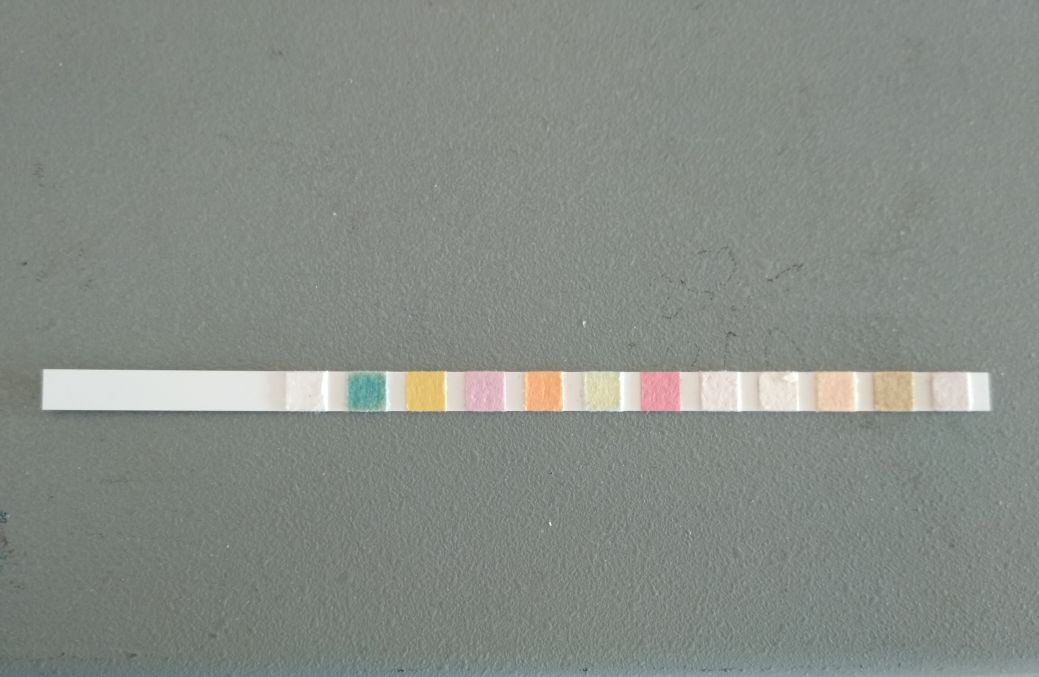
#> input picture images/2017-08-03 17-25-20.JPG, 4155 x 2706 px (shown at 1/4 size)
$ python -i detection.py   (imports and definitions only)   (older library calls are emulated)
#> lines starting #> are read from the running program, lines starting #| are printed output that depends on the picture; after the words box and inside, x2 and y2 are one past the last pixel; in counts of white or black regions, pixels touching at a corner belong together
# # # # # # # # # # # # # # # # # # # # # # # # # # # # # #
# Pipeline for detection of a single stripe on image
#
# Steps:
# 1. Make a grayscale copy
# 2. Blur it, apply adaptive thresholding such that stripe rectangle is easily distinguishable from background
# 3. Find largest contour (~ our stripe)
# 4. Find bounding rectangle for it
# 5. Apply perspective transformation and crop
# 6. Return crop
# # # # # # # # # # # # # # # # # # # # # # # # # # # # # #

from __future__ import division
import cv2
import numpy as np


class Detector:

    def __init__(self):

        # images ~ intermediate steps
        self.image_source = None
        self.image_binary = None
        self.warp_matrix = None
        self.image_warped = None

        # magic numbers
        self.height = 480
        self.stripes_num = 20.
        self.stripes_size = 100.
        self.d_bil_fil = 50
        self.sigma_x_bil_fil = 50
        self.sigma_c_bil_fil = 25
        self.thres_block = 100
        self.thres_c = 0
        self.target_rect = [0, 0, 25 * 24, 25]

    @staticmethod
    def odd(x):
        """
        Check if x is odd, make x odd if not.
        """
        if x % 2 == 0:
            x += 1
        return x

    @staticmethod
    def resize(image, size):
        """
        Resize image to given size (if size is tuple) or adjust size such that image height is "size" (if size is int)
        """
        if isinstance(size, tuple):
            if len(size) == 2:
                return cv2.resize(image, size)
            else:
                raise ValueError("Weird size tuple")
        elif isinstance(size, int):
            h, w = image.shape[:2]

            dwidth = int((1. * size / h) * w)
            return cv2.resize(image, (dwidth, size))

    @staticmethod
    def get_largest_contour_id(contours):
        """
        Get index of contour with max area among all contours.
        """
        assert len(contours) > 0, "Empty contour"
        max_area = -1
        max_id = -1
        for j in xrange(len(contours)):
            area = cv2.contourArea(contours[j])
            if area > max_area:
                max_area = area
                max_id = j
        return max_id

    @staticmethod
    def get_rect(contour):
        """
        Get coordinates of bounding rotated rect for contour.
        """
        bounding_rot_rect = cv2.minAreaRect(contour)
        verts = cv2.boxPoints(bounding_rot_rect)
        return verts.astype(np.uint)

    @staticmethod
    def get_correct_arrangement(rect):
        """
        Find arrangment indices as follows
        # 0 -> 1
        # |    |
        # 3 <- 2
        """
        arrangement = [-1] * 4
        x1i, x2i, x3i, x4i = np.argsort(rect[:, 0])

        if rect[x1i, 1] > rect[x2i, 1]:
            arrangement[0] = x2i
            arrangement[3] = x1i
        else:
            arrangement[0] = x1i
            arrangement[3] = x2i

        if rect[x3i, 1] > rect[x4i, 1]:
            arrangement[1] = x4i
            arrangement[2] = x3i
        else:
            arrangement[2] = x4i
            arrangement[1] = x3i

        return arrangement

    def binarize(self, image):
        """
        Binarize image with flexible parameters.
        """
        # convert if necessary
        if len(image.shape) == 3:
            image_gray = cv2.cvtColor(image, cv2.COLOR_RGB2GRAY)
        elif len(image.shape) == 2:
            image_gray = image
        else:
            raise ValueError("Weird shape of image")

        # get shape parameters and calculate size-dependent coefficient
        height, width = image.shape[:2]
        coeff = (height / self.stripes_num) / self.stripes_size

        # adjust filtering parameters
        d = self.odd(int(self.d_bil_fil * coeff))
        sigma_x = self.odd(int(self.sigma_x_bil_fil * coeff))
        sigma_c = self.sigma_c_bil_fil

        # adjust thresholding parameters
        block = self.odd(int(self.thres_block * coeff))
        c = self.thres_c

        # adjust morphology parameters
        # pass

        # apply
        image_blurred = cv2.bilateralFilter(image_gray, d, sigma_c, sigma_x)
        image_binary = cv2.adaptiveThreshold(image_blurred, 255, cv2.ADAPTIVE_THRESH_GAUSSIAN_C, cv2.THRESH_BINARY,
                                             block, c)

        return image_binary

    def get_homography(self, src_rect):
        """
        Calculate matrix for perspective warping that transforms src_rect into dist_rect.
        """
        # coordinates of final crop
        dist_rect = np.array([[self.target_rect[0], self.target_rect[1]],
                              [self.target_rect[2], self.target_rect[1]],
                              [self.target_rect[2], self.target_rect[3]],
                              [self.target_rect[0], self.target_rect[3]]])

        # rearrange the vertices to correspond with dist_rect
        arrangement = self.get_correct_arrangement(src_rect)
        src_rect = src_rect[arrangement]

        # add dimensiong (cv2 feature)
        src_rect = np.expand_dims(src_rect, 1)
        dist_rect = np.expand_dims(dist_rect, 1)

        # get matrix for warp
        h, status = cv2.findHomography(src_rect, dist_rect)
        return h

    def get_warp_matrix(self, image):
        """
        Find max-area contour on binarized image, fit into rotated rect and find matrix to warp it to self.target_rect
        """
        assert len(image.shape) == 2, "Not a grayscale image"

        # get all contours, choose the one with max area
        _, contours, __ = cv2.findContours(image, cv2.RETR_TREE, cv2.CHAIN_APPROX_SIMPLE)
        max_id = self.get_largest_contour_id(contours)

        # get vertices of bounding rotated rect
        rect = self.get_rect(contours[max_id])

        # find matrix for warp
        h = self.get_homography(rect)
        return h

    def warp(self, image, warp_matrix):
        """
        Apply perspective warp to image.
        """
        return cv2.warpPerspective(image, warp_matrix, (self.target_rect[2], self.target_rect[3]))

    def detect(self, image):
        """
        Apply complete pipeline to image.
        """
        # resize
        self.image_source = self.resize(image, self.height)

        # binarize
        self.image_binary = self.binarize(self.image_source)

        # warp
        self.warp_matrix = self.get_warp_matrix(self.image_binary)
        self.image_warped = self.warp(self.image_source, self.warp_matrix)

        # you're beautiful
        return self.image_warped

#
# class Detector2:
#
#     def __init__(self):
#
#         # images ~ intermediate steps
#         self.image_source = None
#         self.image_binary = None
#         self.warp_matrix = None
#         self.image_warped = None
#
#         # curves ~ intermediate steps
#         self.contours = None
#         self.contour = None
#         self.poly = None
#
#         # magic numbers
#         self.height = 480
#         self.stripes_num = 20.
#         self.stripes_size = 100.
#         self.d_bil_fil = 50
#         self.sigma_x_bil_fil = 50
#         self.sigma_c_bil_fil = 25
#         self.thres_block = 100
#         self.thres_c = 0
#         self.target_rect = [0, 0, 25 * 24, 25]
#
#     @staticmethod
#     def odd(x):
#         """
#         Check if x is odd, make x odd if not.
#         """
#         if x % 2 == 0:
#             x += 1
#         return x
#
#     @staticmethod
#     def resize(image, size):
#         """
#         Resize image to given size (if size is tuple) or adjust size such that image height is "size" (if size is int)
#         """
#         if isinstance(size, tuple):
#             if len(size) == 2:
#                 return cv2.resize(image, size)
#             else:
#                 raise ValueError("Weird size tuple")
#         elif isinstance(size, int):
#             h, w = image.shape[:2]
#
#             dwidth = int((1. * size / h) * w)
#             return cv2.resize(image, (dwidth, size))
#
#     @staticmethod
#     def get_largest_contour_id(contours):
#         """
#         Get index of contour with max area among all contours.
#         """
#         assert len(contours) > 0, "Empty contour"
#         max_area = -1
#         max_id = -1
#         for j in xrange(len(contours)):
#             area = cv2.contourArea(contours[j])
#             if area > max_area:
#                 max_area = area
#                 max_id = j
#         return max_id
#
#     @staticmethod
#     def get_rect(contour):
#         """
#         Get coordinates of bounding rotated rect for contour.
#         """
#         bounding_rot_rect = cv2.minAreaRect(contour)
#         verts = cv2.boxPoints(bounding_rot_rect)
#         return verts.astype(np.uint)
#
#     @staticmethod
#     def get_correct_arrangement(rect):
#         """
#         Find arrangment indices as follows
#         # 0 -> 1
#         # |    |
#         # 3 <- 2
#         """
#         arrangement = [-1] * 4
#         x1i, x2i, x3i, x4i = np.argsort(rect[:, 0])
#
#         if rect[x1i, 1] > rect[x2i, 1]:
#             arrangement[0] = x2i
#             arrangement[3] = x1i
#         else:
#             arrangement[0] = x1i
#             arrangement[3] = x2i
#
#         if rect[x3i, 1] > rect[x4i, 1]:
#             arrangement[1] = x4i
#             arrangement[2] = x3i
#         else:
#             arrangement[2] = x4i
#             arrangement[1] = x3i
#
#         return arrangement
#
#     def denoise(self, image):
#
#
#     def binarize(self, image):
#         """
#         Binarize image with flexible parameters.
#         """
#         # convert if necessary
#         if len(image.shape) == 3:
#             image_gray = cv2.cvtColor(image, cv2.COLOR_RGB2GRAY)
#         elif len(image.shape) == 2:
#             image_gray = image
#         else:
#             raise ValueError("Weird shape of image")
#
#         # get shape parameters and calculate size-dependent coefficient
#         height, width = image.shape[:2]
#         coeff = (height / self.stripes_num) / self.stripes_size
#
#         # adjust filtering parameters
#         d = self.odd(int(self.d_bil_fil * coeff))
#         sigma_x = self.odd(int(self.sigma_x_bil_fil * coeff))
#         sigma_c = self.sigma_c_bil_fil
#
#         # adjust thresholding parameters
#         block = self.odd(int(self.thres_block * coeff))
#         c = self.thres_c
#
#         # adjust morphology parameters
#         # pass
#
#         # apply
#         image_blurred = cv2.bilateralFilter(image_gray, d, sigma_c, sigma_x)
#         image_binary = cv2.adaptiveThreshold(image_blurred, 255, cv2.ADAPTIVE_THRESH_GAUSSIAN_C, cv2.THRESH_BINARY,
#                                              block, c)
#
#         return image_binary
#
#     def get_homography(self, src_rect):
#         """
#         Calculate matrix for perspective warping that transforms src_rect into dist_rect.
#         """
#         # coordinates of final crop
#         dist_rect = np.array([[self.target_rect[0], self.target_rect[1]],
#                               [self.target_rect[2], self.target_rect[1]],
#                               [self.target_rect[2], self.target_rect[3]],
#                               [self.target_rect[0], self.target_rect[3]]])
#
#         # rearrange the vertices to correspond with dist_rect
#         arrangement = self.get_correct_arrangement(src_rect)
#         src_rect = src_rect[arrangement]
#
#         # add dimensiong (cv2 feature)
#         src_rect = np.expand_dims(src_rect, 1)
#         dist_rect = np.expand_dims(dist_rect, 1)
#
#         # get matrix for warp
#         h, status = cv2.findHomography(src_rect, dist_rect)
#         return h
#
#     def get_warp_matrix(self, image):
#         """
#         Find max-area contour on binarized image, fit into rotated rect and find matrix to warp it to self.target_rect
#         """
#         assert len(image.shape) == 2, "Not a grayscale image"
#
#         # get all contours, choose the one with max area
#         _, contours, __ = cv2.findContours(image, cv2.RETR_TREE, cv2.CHAIN_APPROX_SIMPLE)
#         max_id = self.get_largest_contour_id(contours)
#
#         # get vertices of bounding rotated rect
#         rect = self.get_rect(contours[max_id])
#
#         # find matrix for warp
#         h = self.get_homography(rect)
#         return h
#
#     def warp(self, image, warp_matrix):
#         """
#         Apply perspective warp to image.
#         """
#         return cv2.warpPerspective(image, warp_matrix, (self.target_rect[2], self.target_rect[3]))
#
#     def detect(self, image):
#         """
#         Apply complete pipeline to image.
#         """
#         # resize
#         self.image_source = self.resize(image, self.height)
#
#         # binarize
#         self.image_binary = self.binarize(self.image_source)
#
#         # warp
#         self.warp_matrix = self.get_warp_matrix(self.image_binary)
#         self.image_warped = self.warp(self.image_source, self.warp_matrix)
#
#         # you're beautiful
#         return self.image_warped
#
#

>>> import cv2
>>> picture = cv2.cvtColor(cv2.imread('../../images/2017-08-03 17-25-20.JPG'), cv2.COLOR_BGR2RGB)
>>> result = Detector().detect(picture)
#> in resize, `return cv2.resize(image, (dwidth, size))`:
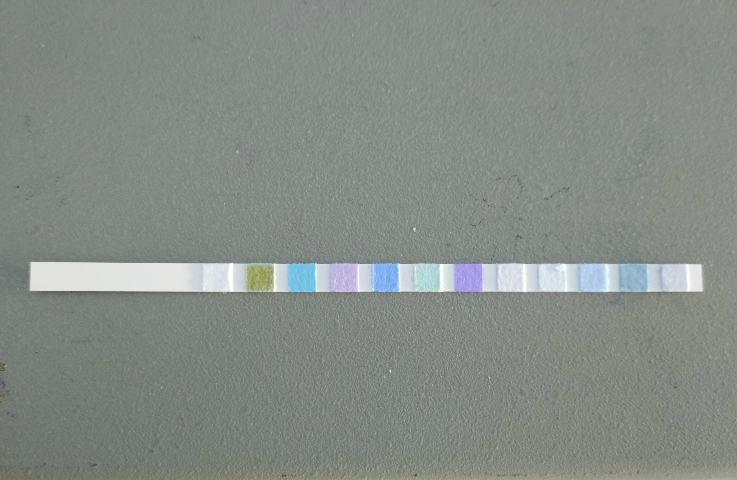
#> returned value: shape (480, 737, 3); mean of channels 0, 1, 2 134.2, 139.8, 133.7; drawn as B, G, R
#> in binarize, `image_binary = cv2.adaptiveThreshold(image_blurred, 255, cv2.ADAPTIVE_..`:
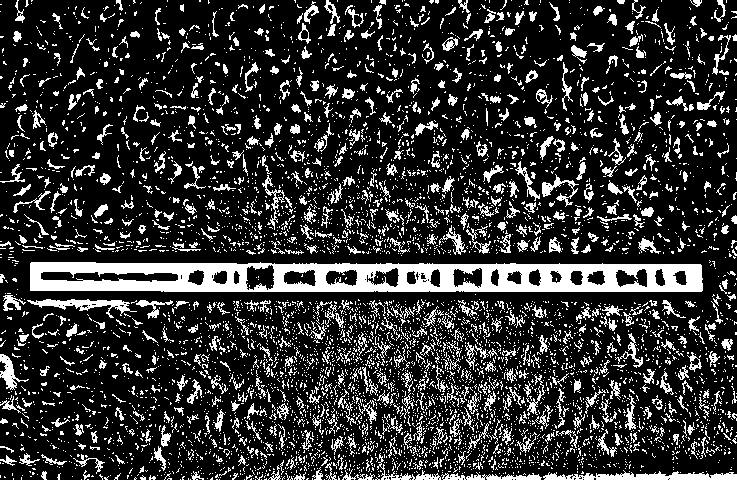
#> image_binary: shape (480, 737); 19.6% white; 5750 white regions (5058 under 20 px)
#> in get_warp_matrix, `_, contours, __ = cv2.findContours(image, cv2.RETR_TREE, cv2.CHAIN_APP..`: contours = 6484 contours, 6075 with area under 20; largest, box (x1, y1, x2, y2) and area: (30, 262, 703, 292) 18332, (40, 271, 179, 283) 1144, (543, 470, 737, 480) 896, (27, 299, 137, 318) 602, (245, 264, 275, 291) 574
#> the loop in get_largest_contour_id, `for j in xrange(len(contours)):` made 6484 passes
#> (area, max_area) on passes 91, 145, 3935: (317, 317), (896.5, 896.5), (18332.5, 18332.5)
#> after the loop in get_largest_contour_id, `for j in xrange(len(contours)):`: max_area = 18332.5; max_id = 3934
#> in get_rect, `bounding_rot_rect = cv2.minAreaRect(contour)`: bounding_rot_rect = ((366, 276.5), (29, 672), -90)
#> in get_rect, `verts = cv2.boxPoints(bounding_rot_rect)`: verts = [[702, 291], [30, 291], [30, 262], [702, 262]]
#> in get_correct_arrangement, `x1i, x2i, x3i, x4i = np.argsort(rect[:, 0])`: x1i = 1; x2i = 2; x3i = 0; x4i = 3
#> in get_homography, `arrangement = self.get_correct_arrangement(src_rect)`: arrangement = [2, 3, 0, 1]
#> in get_homography, `src_rect = src_rect[arrangement]`: src_rect = [[30, 262], [702, 262], [702, 291], [30, 291]]
#> in get_homography, `h, status = cv2.findHomography(src_rect, dist_rect)`: h = [[0.893, 0, -26.79], [0, 0.862, -225.9], [0, 0, 1]]; status = [1, 1, 1, 1]
#> in detect, `self.warp_matrix = self.get_warp_matrix(self.image_binary)`: self.warp_matrix has the same summary as h in get_homography
#> in warp, `return cv2.warpPerspective(image, warp_matrix, (self.target_rect[2], s..`:
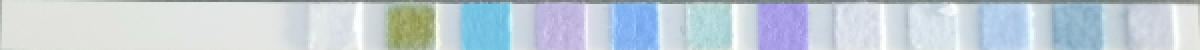
#> returned value: shape (25, 600, 3) (shown 2 times larger); mean of channels 0, 1, 2 216.1, 206.9, 194.7; drawn as B, G, R
